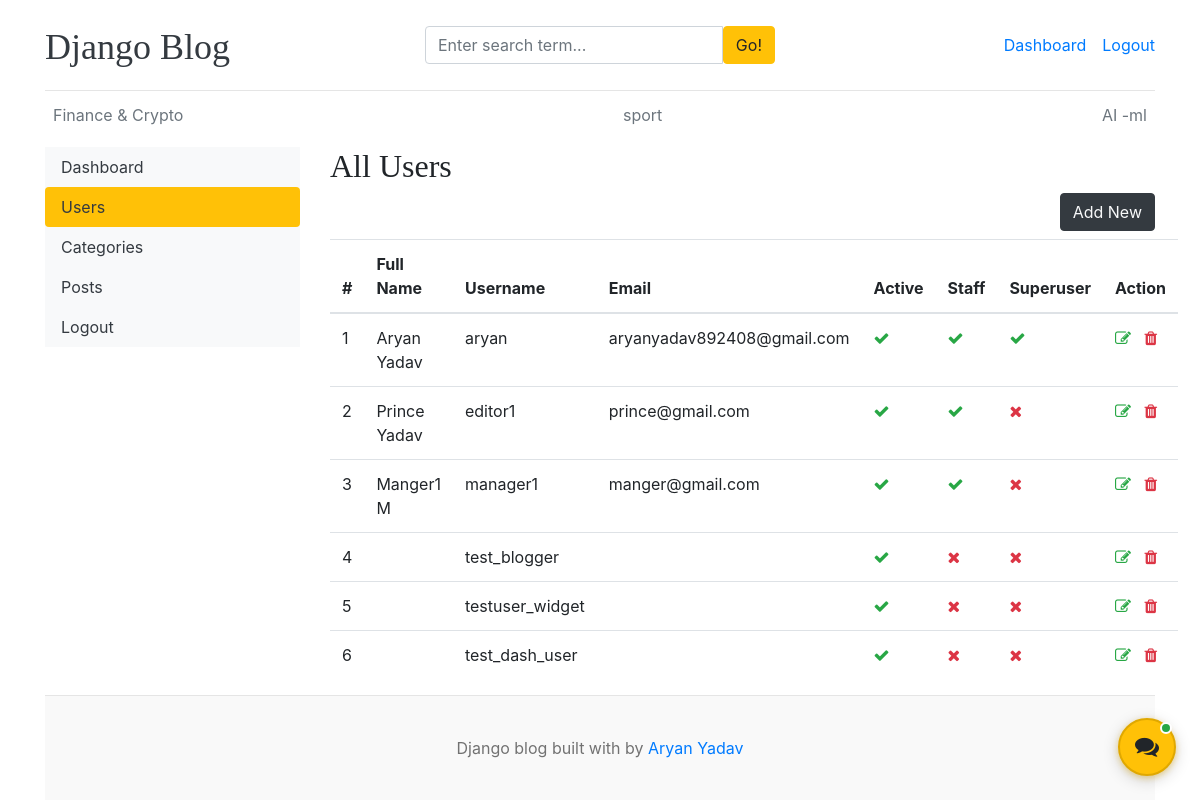
The page /dashboard/users/ (signed in) on the database its author committed.
### blogs/models.py (models this page shows, shortened)
class Category(models.Model):
    category_name   = models.CharField(max_length = 50,unique = True)
    author = models.ForeignKey(User, on_delete=models.CASCADE, null=True, blank=True)
    created_at = models.DateTimeField(auto_now_add = True)
    updated_at = models.DateTimeField(auto_now = True)
    class Meta:
        verbose_name_plural = 'categories'

### dashboards/views.py (the view)
# urls.py: path('users/',views.users,name = 'users'),
@login_required(login_url='login')
def users(request):
    if not request.user.is_staff:
        raise PermissionDenied
    users = User.objects.all()
    context = {
        'users': users,
    }
    return render(request, 'dashboard/users.html', context)

### blogs/context_processors.py (called while the page is built)
def get_categories(request):
    categories = Category.objects.all()
    return dict(categories = categories)

def get_social_links(request):
    social_links  = SocialLink.objects.all()
    return dict(social_links = social_links)

### templates/dashboard/users.html (shortened to what this page needs)
{% extends 'base.html' %}
{% block content %}
<div class="row">
    {% include 'dashboard/sidebar.html' %}
    <div class="col-md-9">
      {% if perms.auth.view_user %}
        <h2>All Users</h2>
        <a href="{% url 'add_post' %}" class="btn btn-dark text-light float-right mb-2">Add New</a>
        <table class="table table-hover">
            <thead>
              <tr>
                <th>#</th>
                <th>Full Name</th>
                <th>Username</th>
                <th>Email</th>
                <th>Active</th>
                <th>Staff</th>
                <th>Superuser</th>
                <th>Action</th>
              </tr>
            </thead>
            <tbody>
            {% for user in users %}
              <tr>
                <td>{{ forloop.counter }}</td>
                <td>{{ user.first_name }} {{ user.last_name }}</td>
                <td>{{ user.username }}</td>
                <td>{{ user.email }}</td>
                <td>{% if user.is_active %}<i class="fa fa-check text-success">
                  {% else %}<i class="fa fa-times text-danger">{% endif %}</td>
                <td>{% if user.is_staff %}<i class="fa fa-check text-success">
                  {% else %}<i class="fa fa-times text-danger">{% endif %}</td>
                <td>{% if user.is_superuser %}<i class="fa fa-check text-success">
                  {% else %}<i class="fa fa-times text-danger">{% endif %}</td>
                <td>
                    <a href="{% url 'edit_user' user.id %}"><i class="fa fa-edit text-success"></i></a>
                    <a href="{% url 'delete_user' user.id %}"><i class="fa fa-trash text-danger"></i></a>
                </td>
              </tr>
            {% endfor %}
            </tbody>
          </table>
          {% else %}
          <h5> You do not have permission to view this page</h5>
          {% endif %}
    </div>
</div>
{% endblock %}

### templates/base.html (shortened to what this page needs)
{% load static %}
<!DOCTYPE html>
<html lang="en">
<head>
    <link href="https://getbootstrap.com/docs/4.0/dist/css/bootstrap.min.css" rel="stylesheet">
    <link href="{% static 'css/blog.css' %}" rel="stylesheet">
    <link href="{% static 'css/chatbot.css' %}" rel="stylesheet">
    <link rel="stylesheet" href="https://cdnjs.cloudflare.com/ajax/libs/font-awesome/4.7.0/css/font-awesome.min.css">
  </head>
<body>
    <div class="container">
      <header class="blog-header py-3">
        <div class="row flex-nowrap justify-content-between align-items-center">
          <div class="col-4 pt-1">
            <a class="blog-header-logo text-dark" href="/">Django Blog</a>
          </div>
          <div class="col-4">
            <form action="{% url 'search' %}" method="GET">
              <div class="input-group">
                <input class="form-control" type="text" name="keyword" value="{{ keyword }}" placeholder="Enter search term..." aria-label="Enter search term..." aria-describedby="button-search" />
                <button type="submit" class="btn btn-warning" id="button-search" type="button">Go!</button>
            </div>
            </form>
          </div>
          <div class="col-4 d-flex justify-content-end align-items-center">
            {% if not user.is_authenticated %}
            <a class="btn btn-sm btn-warning" href="{% url 'login' %}">Login</a> &nbsp;
            <a class="btn btn-sm btn-outline-secondary" href="{% url 'register' %}">Register</a>
            {% else %}
            <span><a href="{% url 'dashboard' %}">Dashboard</a></span>
            <span><a href="{% url 'logout' %}">Logout</a></span>
            {% endif %}
          </div>
        </div>
      </header>
      <div class="nav-scroller py-1 mb-2">
        <nav class="nav d-flex justify-content-between">
          {% for cat in categories %}
          <a class="p-2 text-muted" href="{% url 'posts_by_category' cat.id %}">{{ cat.category_name }}</a>
          {% endfor %}
        </nav>
      </div>
{% block content %}
{% endblock %}
<footer class="blog-footer">
    <p>Django blog built with  by <a href="#">Aryan Yadav </a></p>
  </footer>
  {% include 'includes/chatbot.html' %}
  </body>
  </html>

### blog_main/static/css/blog.css (style rules this page uses)
.blog-header { border-bottom: 1px solid #e5e5e5; }
.blog-header-logo { font-family: "Playfair Display", Georgia, "Times New Roman", serif; font-size: 2.25rem; }
h1, h2, h3, h4, h5, h6 { font-family: "Playfair Display", Georgia, "Times New Roman", serif; }
.blog-footer { padding: 2.5rem 0; color: #727272; text-align: center; background-color: #f9f9f9; border-top: .05rem solid #e5e5e5; }
.blog-footer p:last-child { margin-bottom: 0; }

### rows shown on the page
Category: category_name "Finance & Crypto"
Category: category_name "sport"
Category: category_name "AI -ml"

### other values the page prints
{{ user.first_name }} "Aryan"
{{ user.last_name }} "Yadav"
{{ user.username }} "aryan"
{{ user.email }} "aryanyadav892408@gmail.com"
{{ user.first_name }} "Prince"
{{ user.username }} "editor1"
{{ user.email }} "prince@gmail.com"
{{ user.first_name }} "Manger1"
{{ user.last_name }} "M"
{{ user.username }} "manager1"
{{ user.email }} "manger@gmail.com"
{{ user.username }} "test_blogger"
{{ user.username }} "testuser_widget"
{{ user.username }} "test_dash_user"
